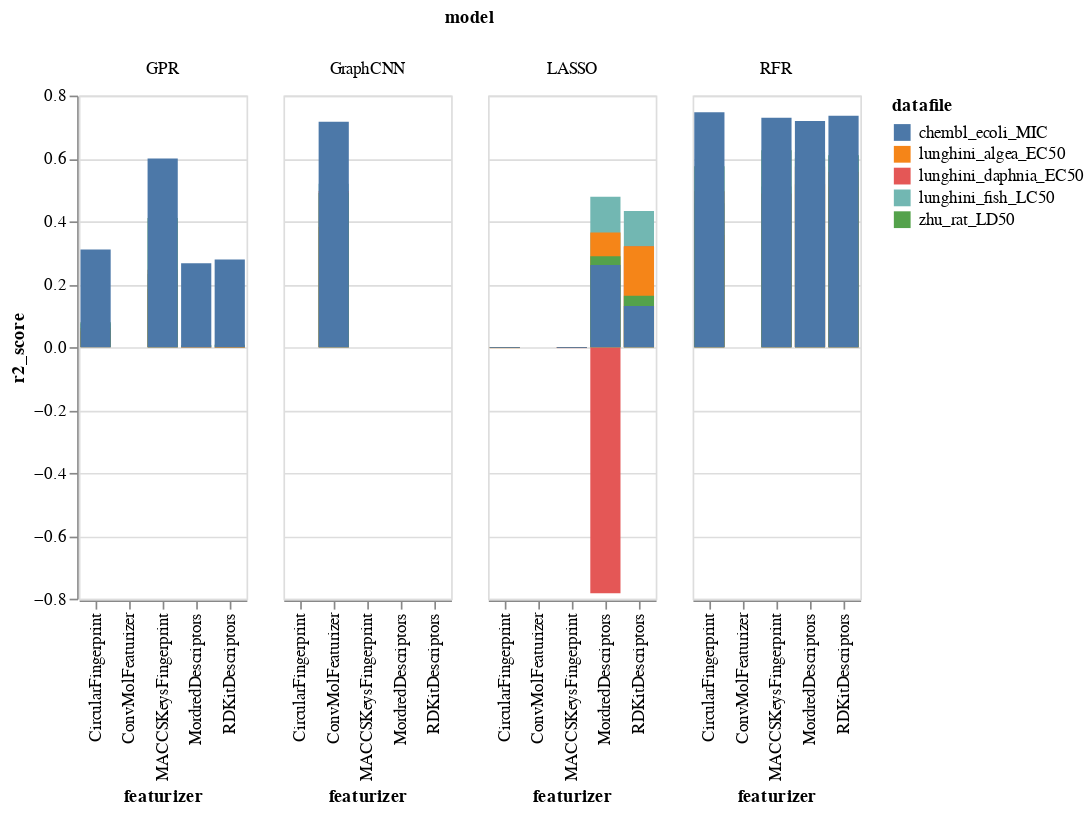

This figure's notebook cell:
### Code cell
# R2 Score 
source = all_results

selection = alt.selection_multi(fields=['datafile'], bind='legend')

alt.Chart(source).mark_bar().encode(
    alt.X('featurizer:N'),
    alt.Y('r2_score:Q', stack=None), 
    alt.Color('datafile:N'),
    alt.Column('model:N'),
    opacity=alt.condition(selection, alt.value(1), alt.value(0.1))
).add_selection(
    selection
)

### Figure 1 — Vega-Lite specification as saved in the notebook (floating-point values rounded to 4 significant figures)
{"config": {"view": {"continuousWidth": 400, "continuousHeight": 300}}, "data": {"name": "data-907f469dfdfb494373568447ebae0cca"}, "mark": "bar", "encoding": {"color": {"type": "nominal", "field": "datafile"}, "column": {"type": "nominal", "field": "model"}, "opacity": {"condition": {"value": 1, "selection": "selector009"}, "value": 0.1}, "x": {"type": "nominal", "field": "featurizer"}, "y": {"type": "quantitative", "field": "r2_score", "stack": null}}, "selection": {"selector009": {"type": "multi", "fields": ["datafile"], "bind": "legend"}}, "$schema": "https://vega.github.io/schema/vega-lite/v4.8.1.json", "datasets": {"data-907f469dfdfb494373568447ebae0cca": [{"Unnamed: 0": 0, "datafile": "lunghini_fish_LC50", "model": "RFR", "featurizer": "MordredDescriptors", "r2_score": 0.6211, "mean_squared_error": 2.746}, {"Unnamed: 0": 1, "datafile": "lunghini_fish_LC50", "model": "RFR", "featurizer": "CircularFingerprint", "r2_score": 0.4573, "mean_squared_error": 3.875}, {"Unnamed: 0": 2, "datafile": "lunghini_fish_LC50", "model": "RFR", "featurizer": "RDKitDescriptors", "r2_score": 0.6099, "mean_squared_error": 2.814}, {"Unnamed: 0": 3, "datafile": "lunghini_fish_LC50", "model": "RFR", "featurizer": "MACCSKeysFingerprint", "r2_score": 0.5111, "mean_squared_error": 3.525}, {"Unnamed: 0": 4, "datafile": "lunghini_fish_LC50", "model": "GPR", "featurizer": "MordredDescriptors", "r2_score": -0.001085, "mean_squared_error": 7.251}, {"Unnamed: 0": 5, "datafile": "lunghini_fish_LC50", "model": "GPR", "featurizer": "CircularFingerprint", "r2_score": 0.07444, "mean_squared_error": 6.703}, {"Unnamed: 0": 6, "datafile": "lunghini_fish_LC50", "model": "GPR", "featurizer": "RDKitDescriptors", "r2_score": -0.001328, "mean_squared_error": 7.251}, {"Unnamed: 0": 7, "datafile": "lunghini_fish_LC50", "model": "GPR", "featurizer": "MACCSKeysFingerprint", "r2_score": 0.2323, "mean_squared_error": 5.552}, {"Unnamed: 0": 8, "datafile": "lunghini_fish_LC50", "model": "LASSO", "featurizer": "MordredDescriptors", "r2_score": 0.4781, "mean_squared_error": 3.772}, {"Unnamed: 0": 9, "datafile": "lunghini_fish_LC50", "model": "LASSO", "featurizer": "CircularFingerprint", "r2_score": -0.0009886, "mean_squared_error": 7.254}, {"Unnamed: 0": 10, "datafile": "lunghini_fish_LC50", "model": "LASSO", "featurizer": "RDKitDescriptors", "r2_score": 0.433, "mean_squared_error": 4.102}, {"Unnamed: 0": 11, "datafile": "lunghini_fish_LC50", "model": "LASSO", "featurizer": "MACCSKeysFingerprint", "r2_score": -0.00072, "mean_squared_error": 7.253}, {"Unnamed: 0": 12, "datafile": "lunghini_daphnia_EC50", "model": "RFR", "featurizer": "MordredDescriptors", "r2_score": 0.5742, "mean_squared_error": 3.271}, {"Unnamed: 0": 13, "datafile": "lunghini_daphnia_EC50", "model": "RFR", "featurizer": "CircularFingerprint", "r2_score": 0.4961, "mean_squared_error": 3.865}, {"Unnamed: 0": 14, "datafile": "lunghini_daphnia_EC50", "model": "RFR", "featurizer": "RDKitDescriptors", "r2_score": 0.5569, "mean_squared_error": 3.397}, {"Unnamed: 0": 15, "datafile": "lunghini_daphnia_EC50", "model": "RFR", "featurizer": "MACCSKeysFingerprint", "r2_score": 0.4885, "mean_squared_error": 3.931}, {"Unnamed: 0": 16, "datafile": "lunghini_daphnia_EC50", "model": "GPR", "featurizer": "MordredDescriptors", "r2_score": -0.0008942, "mean_squared_error": 7.715}, {"Unnamed: 0": 17, "datafile": "lunghini_daphnia_EC50", "model": "GPR", "featurizer": "CircularFingerprint", "r2_score": 0.05035, "mean_squared_error": 7.308}, {"Unnamed: 0": 18, "datafile": "lunghini_daphnia_EC50", "model": "GPR", "featurizer": "RDKitDescriptors", "r2_score": -0.000753, "mean_squared_error": 7.704}, {"Unnamed: 0": 19, "datafile": "lunghini_daphnia_EC50", "model": "GPR", "featurizer": "MACCSKeysFingerprint", "r2_score": 0.246, "mean_squared_error": 5.797}, {"Unnamed: 0": 20, "datafile": "lunghini_daphnia_EC50", "model": "LASSO", "featurizer": "MordredDescriptors", "r2_score": -0.7825, "mean_squared_error": 13.66}, {"Unnamed: 0": 21, "datafile": "lunghini_daphnia_EC50", "model": "LASSO", "featurizer": "CircularFingerprint", "r2_score": -0.0008463, "mean_squared_error": 7.717}, {"Unnamed: 0": 22, "datafile": "lunghini_daphnia_EC50", "model": "LASSO", "featurizer": "RDKitDescriptors", "r2_score": 0.3203, "mean_squared_error": 5.217}, {"Unnamed: 0": 23, "datafile": "lunghini_daphnia_EC50", "model": "LASSO", "featurizer": "MACCSKeysFingerprint", "r2_score": -0.003069, "mean_squared_error": 7.723}, {"Unnamed: 0": 24, "datafile": "lunghini_algea_EC50", "model": "RFR", "featurizer": "MordredDescriptors", "r2_score": 0.5179, "mean_squared_error": 2.623}, {"Unnamed: 0": 25, "datafile": "lunghini_algea_EC50", "model": "RFR", "featurizer": "CircularFingerprint", "r2_score": 0.3563, "mean_squared_error": 3.527}, {"Unnamed: 0": 26, "datafile": "lunghini_algea_EC50", "model": "RFR", "featurizer": "RDKitDescriptors", "r2_score": 0.5101, "mean_squared_error": 2.7}, {"Unnamed: 0": 27, "datafile": "lunghini_algea_EC50", "model": "RFR", "featurizer": "MACCSKeysFingerprint", "r2_score": 0.3759, "mean_squared_error": 3.426}, {"Unnamed: 0": 28, "datafile": "lunghini_algea_EC50", "model": "GPR", "featurizer": "MordredDescriptors", "r2_score": -0.001398, "mean_squared_error": 5.513}, {"Unnamed: 0": 29, "datafile": "lunghini_algea_EC50", "model": "GPR", "featurizer": "CircularFingerprint", "r2_score": 0.06081, "mean_squared_error": 5.156}, {"Unnamed: 0": 30, "datafile": "lunghini_algea_EC50", "model": "GPR", "featurizer": "RDKitDescriptors", "r2_score": -0.002244, "mean_squared_error": 5.515}, {"Unnamed: 0": 31, "datafile": "lunghini_algea_EC50", "model": "GPR", "featurizer": "MACCSKeysFingerprint", "r2_score": 0.1851, "mean_squared_error": 4.476}, {"Unnamed: 0": 32, "datafile": "lunghini_algea_EC50", "model": "LASSO", "featurizer": "MordredDescriptors", "r2_score": 0.3645, "mean_squared_error": 3.497}, {"Unnamed: 0": 33, "datafile": "lunghini_algea_EC50", "model": "LASSO", "featurizer": "CircularFingerprint", "r2_score": -0.003243, "mean_squared_error": 5.52}, {"Unnamed: 0": 34, "datafile": "lunghini_algea_EC50", "model": "LASSO", "featurizer": "RDKitDescriptors", "r2_score": 0.3209, "mean_squared_error": 3.732}, {"Unnamed: 0": 35, "datafile": "lunghini_algea_EC50", "model": "LASSO", "featurizer": "MACCSKeysFingerprint", "r2_score": -0.002626, "mean_squared_error": 5.519}, {"Unnamed: 0": 36, "datafile": "zhu_rat_LD50", "model": "RFR", "featurizer": "MordredDescriptors", "r2_score": 0.6012, "mean_squared_error": 0.3663}, {"Unnamed: 0": 37, "datafile": "zhu_rat_LD50", "model": "RFR", "featurizer": "CircularFingerprint", "r2_score": 0.5753, "mean_squared_error": 0.3899}, {"Unnamed: 0": 38, "datafile": "zhu_rat_LD50", "model": "RFR", "featurizer": "RDKitDescriptors", "r2_score": 0.61, "mean_squared_error": 0.3577}, {"Unnamed: 0": 39, "datafile": "zhu_rat_LD50", "model": "RFR", "featurizer": "MACCSKeysFingerprint", "r2_score": 0.6265, "mean_squared_error": 0.3423}, {"Unnamed: 0": 40, "datafile": "zhu_rat_LD50", "model": "GPR", "featurizer": "MordredDescriptors", "r2_score": 0.006007, "mean_squared_error": 0.9135}, {"Unnamed: 0": 41, "datafile": "zhu_rat_LD50", "model": "GPR", "featurizer": "CircularFingerprint", "r2_score": 0.07922, "mean_squared_error": 0.8462}, {"Unnamed: 0": 42, "datafile": "zhu_rat_LD50", "model": "GPR", "featurizer": "RDKitDescriptors", "r2_score": 0.007789, "mean_squared_error": 0.9112}, {"Unnamed: 0": 43, "datafile": "zhu_rat_LD50", "model": "GPR", "featurizer": "MACCSKeysFingerprint", "r2_score": 0.4104, "mean_squared_error": 0.5413}, {"Unnamed: 0": 44, "datafile": "zhu_rat_LD50", "model": "LASSO", "featurizer": "MordredDescriptors", "r2_score": 0.2889, "mean_squared_error": 0.6525}, {"Unnamed: 0": 45, "datafile": "zhu_rat_LD50", "model": "LASSO", "featurizer": "CircularFingerprint", "r2_score": -0.0008394, "mean_squared_error": 0.9192}, {"Unnamed: 0": 46, "datafile": "zhu_rat_LD50", "model": "LASSO", "featurizer": "RDKitDescriptors", "r2_score": 0.1635, "mean_squared_error": 0.7683}, {"Unnamed: 0": 47, "datafile": "zhu_rat_LD50", "model": "LASSO", "featurizer": "MACCSKeysFingerprint", "r2_score": -0.0003442, "mean_squared_error": 0.919}, {"Unnamed: 0": 48, "datafile": "chembl_ecoli_MIC", "model": "RFR", "featurizer": "MordredDescriptors", "r2_score": 0.7195, "mean_squared_error": 1.567}, {"Unnamed: 0": 49, "datafile": "chembl_ecoli_MIC", "model": "RFR", "featurizer": "CircularFingerprint", "r2_score": 0.7471, "mean_squared_error": 1.411}, {"Unnamed: 0": 50, "datafile": "chembl_ecoli_MIC", "model": "RFR", "featurizer": "RDKitDescriptors", "r2_score": 0.7358, "mean_squared_error": 1.481}, {"Unnamed: 0": 51, "datafile": "chembl_ecoli_MIC", "model": "RFR", "featurizer": "MACCSKeysFingerprint", "r2_score": 0.7299, "mean_squared_error": 1.505}, {"Unnamed: 0": 52, "datafile": "chembl_ecoli_MIC", "model": "GPR", "featurizer": "MordredDescriptors", "r2_score": 0.2672, "mean_squared_error": 4.089}, {"Unnamed: 0": 53, "datafile": "chembl_ecoli_MIC", "model": "GPR", "featurizer": "CircularFingerprint", "r2_score": 0.3103, "mean_squared_error": 3.847}, {"Unnamed: 0": 54, "datafile": "chembl_ecoli_MIC", "model": "GPR", "featurizer": "RDKitDescriptors", "r2_score": 0.2789, "mean_squared_error": 4.039}, {"Unnamed: 0": 55, "datafile": "chembl_ecoli_MIC", "model": "GPR", "featurizer": "MACCSKeysFingerprint", "r2_score": 0.5998, "mean_squared_error": 2.235}, {"Unnamed: 0": 56, "datafile": "chembl_ecoli_MIC", "model": "LASSO", "featurizer": "MordredDescriptors", "r2_score": 0.2614, "mean_squared_error": 4.123}, {"Unnamed: 0": 57, "datafile": "chembl_ecoli_MIC", "model": "LASSO", "featurizer": "CircularFingerprint", "r2_score": -0.002542, "mean_squared_error": 5.595}, {"Unnamed: 0": 58, "datafile": "chembl_ecoli_MIC", "model": "LASSO", "featurizer": "RDKitDescriptors", "r2_score": 0.1312, "mean_squared_error": 4.869}, {"Unnamed: 0": 59, "datafile": "chembl_ecoli_MIC", "model": "LASSO", "featurizer": "MACCSKeysFingerprint", "r2_score": -0.002686, "mean_squared_error": 5.595}, {"Unnamed: 0": 0, "datafile": "lunghini_fish_LC50", "model": "GraphCNN", "featurizer": "ConvMolFeaturizer", "r2_score": 0.5195, "mean_squared_error": 3.475}, {"Unnamed: 0": 1, "datafile": "lunghini_daphnia_EC50", "model": "GraphCNN", "featurizer": "ConvMolFeaturizer", "r2_score": 0.4962, "mean_squared_error": 3.847}, {"Unnamed: 0": 2, "datafile": "lunghini_algea_EC50", "model": "GraphCNN", "featurizer": "ConvMolFeaturizer", "r2_score": 0.3818, "mean_squared_error": 3.379}, {"Unnamed: 0": 3, "datafile": "zhu_rat_LD50", "model": "GraphCNN", "featurizer": "ConvMolFeaturizer", "r2_score": 0.4902, "mean_squared_error": 0.467}, {"Unnamed: 0": 4, "datafile": "chembl_ecoli_MIC", "model": "GraphCNN", "featurizer": "ConvMolFeaturizer", "r2_score": 0.7169, "mean_squared_error": 1.576}]}}
